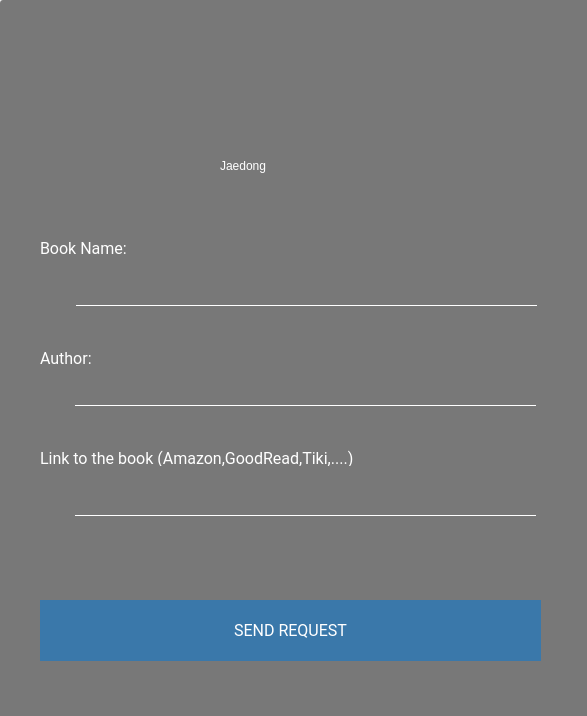
<?xml version="1.0" encoding="UTF-8"?>
<ui version="4.0">
 <class>RequestBook</class>
 <widget class="QDialog" name="RequestBook">
  <property name="geometry">
   <rect>
    <x>0</x>
    <y>0</y>
    <width>587</width>
    <height>716</height>
   </rect>
  </property>
  <property name="windowTitle">
   <string>Request your book</string>
  </property>
  <property name="windowIcon">
   <iconset resource="LIBPRO.qrc">
    <normaloff>:/icon/Resources/icon/LP icon.png</normaloff>:/icon/Resources/icon/LP icon.png</iconset>
  </property>
  <property name="styleSheet">
   <string notr="true"/>
  </property>
  <widget class="QFrame" name="frame">
   <property name="geometry">
    <rect>
     <x>0</x>
     <y>0</y>
     <width>591</width>
     <height>731</height>
    </rect>
   </property>
   <property name="styleSheet">
    <string notr="true">QFrame{background-color: rgba(0, 0, 0, 0.5);
border-radius: 3px;}
#change{
border:0px;
border-radius:5px;
background-color:rgb(94, 193, 130);
font-family:Roboto;
color:white;
font-size:16px;
	
color: #333;
border: 2px solid #555;
border-radius: 11px;
padding: 5px;
background: qradialgradient(cx: 0.3, cy: -0.4,
fx: 0.3, fy: -0.4,
radius: 1.35, stop: 0 #fff, stop: 1 #888);
min-width: 80px;
background-color: rgba(255,255,255, .5);
background-color:rgb(58, 120, 170);
}

#change:hover {
color:black;
background: rgb(58, 86, 132)


}

#change:pressed {
background: qradialgradient(cx: 0.4, cy: -0.1,
fx: 0.4, fy: -0.1,
radius: 1.35, stop: 0 #fff, stop: 1 #ddd);
}</string>
   </property>
   <property name="frameShape">
    <enum>QFrame::StyledPanel</enum>
   </property>
   <property name="frameShadow">
    <enum>QFrame::Raised</enum>
   </property>
   <widget class="QLabel" name="label_4">
    <property name="geometry">
     <rect>
      <x>40</x>
      <y>240</y>
      <width>141</width>
      <height>16</height>
     </rect>
    </property>
    <property name="styleSheet">
     <string notr="true">font-size: 16px;
font-family:Roboto;
background-color: transparent;
color:white</string>
    </property>
    <property name="text">
     <string>Book Name:</string>
    </property>
   </widget>
   <widget class="QLabel" name="label_5">
    <property name="geometry">
     <rect>
      <x>40</x>
      <y>350</y>
      <width>121</width>
      <height>16</height>
     </rect>
    </property>
    <property name="styleSheet">
     <string notr="true">font-size: 16px;
font-family:Roboto;
background-color: transparent;
color:white;</string>
    </property>
    <property name="text">
     <string>Author:</string>
    </property>
   </widget>
   <widget class="QFrame" name="frame_3">
    <property name="geometry">
     <rect>
      <x>0</x>
      <y>0</y>
      <width>591</width>
      <height>201</height>
     </rect>
    </property>
    <property name="styleSheet">
     <string notr="true">background: qradialgradient(cx: 0.3, cy: -0.4,
fx: 0.3, fy: -0.4,
radius: 1.35, stop: 0 #494949, stop: 1 #ffffff);
background-color: transparent;</string>
    </property>
    <property name="frameShape">
     <enum>QFrame::StyledPanel</enum>
    </property>
    <property name="frameShadow">
     <enum>QFrame::Raised</enum>
    </property>
    <widget class="QLabel" name="username">
     <property name="geometry">
      <rect>
       <x>220</x>
       <y>150</y>
       <width>151</width>
       <height>31</height>
      </rect>
     </property>
     <property name="styleSheet">
      <string notr="true">color:white;
font: 25 20px  &quot;Ubuntu Light&quot;;
text-decoration: bold;
background-color: transparent;
text-align:center;</string>
     </property>
     <property name="text">
      <string>Jaedong</string>
     </property>
    </widget>
    <widget class="QLabel" name="label_6">
     <property name="geometry">
      <rect>
       <x>240</x>
       <y>30</y>
       <width>111</width>
       <height>111</height>
      </rect>
     </property>
     <property name="styleSheet">
      <string notr="true">background-color: transparent;</string>
     </property>
     <property name="text">
      <string/>
     </property>
     <property name="pixmap">
      <pixmap resource="LIBPRO.qrc">:/barIcon/Resources/icon/user (1).png</pixmap>
     </property>
     <property name="scaledContents">
      <bool>true</bool>
     </property>
    </widget>
   </widget>
   <widget class="QPushButton" name="btn1">
    <property name="geometry">
     <rect>
      <x>30</x>
      <y>270</y>
      <width>41</width>
      <height>41</height>
     </rect>
    </property>
    <property name="styleSheet">
     <string notr="true">background-color: rgb(219, 219, 219);
background-color:transparent;
border-radius: 2px;</string>
    </property>
    <property name="text">
     <string/>
    </property>
    <property name="icon">
     <iconset>
      <normaloff>:/icon/Resources/icon/open-book.png</normaloff>:/icon/Resources/icon/open-book.png</iconset>
    </property>
    <property name="iconSize">
     <size>
      <width>20</width>
      <height>35</height>
     </size>
    </property>
   </widget>
   <widget class="QLabel" name="label_7">
    <property name="geometry">
     <rect>
      <x>40</x>
      <y>450</y>
      <width>401</width>
      <height>16</height>
     </rect>
    </property>
    <property name="styleSheet">
     <string notr="true">font-size: 16px;
font-family:Roboto;
background-color: transparent;

color:rgb(55,55,55);
color:white;</string>
    </property>
    <property name="text">
     <string>Link to the book (Amazon,GoodRead,Tiki,....)</string>
    </property>
   </widget>
   <widget class="QPushButton" name="change">
    <property name="geometry">
     <rect>
      <x>40</x>
      <y>600</y>
      <width>501</width>
      <height>61</height>
     </rect>
    </property>
    <property name="styleSheet">
     <string notr="true">border:0px;
border-radius:0px;

color:white;
font-family:Roboto</string>
    </property>
    <property name="text">
     <string>SEND REQUEST</string>
    </property>
   </widget>
   <widget class="QLineEdit" name="oldPassword">
    <property name="geometry">
     <rect>
      <x>71</x>
      <y>260</y>
      <width>471</width>
      <height>51</height>
     </rect>
    </property>
    <property name="styleSheet">
     <string notr="true">border-top: 0px solid rgb(250, 250, 250);
border-left: 0px solid rgb(250, 250, 250);
border-right: 0px solid rgb(250, 250, 250);
border-bottom: 1px solid white;
border-radius:0px;
margin:5px;
background-color: transparent;
font-family:Roboto;
font-size:16px;
color:white;</string>
    </property>
    <property name="text">
     <string/>
    </property>
    <property name="echoMode">
     <enum>QLineEdit::Normal</enum>
    </property>
   </widget>
   <widget class="QPushButton" name="btn2">
    <property name="geometry">
     <rect>
      <x>20</x>
      <y>480</y>
      <width>61</width>
      <height>41</height>
     </rect>
    </property>
    <property name="styleSheet">
     <string notr="true">background-color: rgb(219, 219, 219);
background-color:transparent;
border-radius: 2px;</string>
    </property>
    <property name="text">
     <string/>
    </property>
    <property name="icon">
     <iconset>
      <normaloff>:/icon/Resources/icon/house.png</normaloff>:/icon/Resources/icon/house.png</iconset>
    </property>
    <property name="iconSize">
     <size>
      <width>20</width>
      <height>35</height>
     </size>
    </property>
   </widget>
   <widget class="QLineEdit" name="newPassword">
    <property name="geometry">
     <rect>
      <x>70</x>
      <y>360</y>
      <width>471</width>
      <height>51</height>
     </rect>
    </property>
    <property name="styleSheet">
     <string notr="true">border-top: 0px solid rgb(250, 250, 250);
border-left: 0px solid rgb(250, 250, 250);
border-right: 0px solid rgb(250, 250, 250);
border-bottom: 1px solid white;
border-radius:0px;
margin:5px;
background-color: transparent;
font-family:Ubuntu Light;
font-size:16px;
color:white;</string>
    </property>
    <property name="text">
     <string/>
    </property>
    <property name="echoMode">
     <enum>QLineEdit::Normal</enum>
    </property>
   </widget>
   <widget class="QPushButton" name="btn3">
    <property name="geometry">
     <rect>
      <x>30</x>
      <y>370</y>
      <width>31</width>
      <height>41</height>
     </rect>
    </property>
    <property name="styleSheet">
     <string notr="true">background-color: rgb(219, 219, 219);
background-color:transparent;
border-radius: 2px;</string>
    </property>
    <property name="text">
     <string/>
    </property>
    <property name="icon">
     <iconset>
      <normaloff>:/icon/Resources/icon/quill.png</normaloff>:/icon/Resources/icon/quill.png</iconset>
    </property>
    <property name="iconSize">
     <size>
      <width>20</width>
      <height>35</height>
     </size>
    </property>
   </widget>
   <widget class="QLineEdit" name="confirm">
    <property name="geometry">
     <rect>
      <x>70</x>
      <y>470</y>
      <width>471</width>
      <height>51</height>
     </rect>
    </property>
    <property name="styleSheet">
     <string notr="true">border-top: 0px solid rgb(250, 250, 250);
border-left: 0px solid rgb(250, 250, 250);
border-right: 0px solid rgb(250, 250, 250);
border-bottom: 1px solid white;
border-radius:0px;
margin:5px;
background-color: transparent;
font-family:Comic Sans;
font-size:16px;
color:white;</string>
    </property>
    <property name="text">
     <string/>
    </property>
    <property name="echoMode">
     <enum>QLineEdit::Normal</enum>
    </property>
   </widget>
  </widget>
 </widget>
 <resources>
  <include location="LIBPRO.qrc"/>
 </resources>
 <connections/>
</ui>
